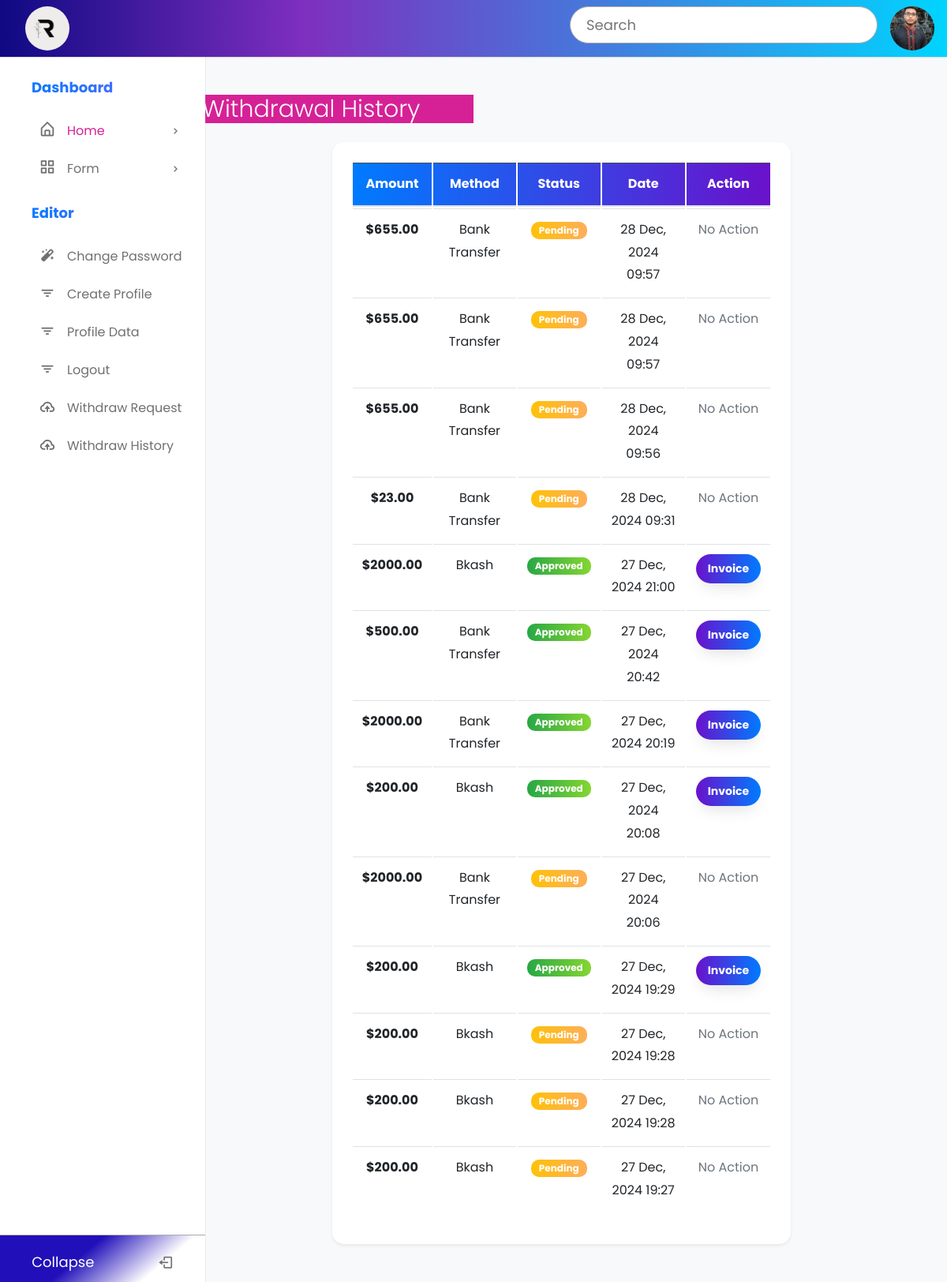
The app's page /withdrawal-history/ (signed in) with its own data.
### app/models.py (models this page shows, shortened)
class SiteSettings(models.Model):
    logo = models.ImageField(upload_to='logos/' , null=True , blank=True)
    banner = models.ImageField(upload_to='banner/' , null=True,blank=True)

class Customer_model(models.Model):
    user = models.ForeignKey(User, on_delete=models.CASCADE,blank=True, null=True )
    firstname = models.CharField(max_length=200)
    lastname = models.CharField(max_length=200)
    age = models.IntegerField()
    dob = models.DateField()
    gender = models.CharField(max_length=10, blank=True, null=True,choices=[('male', 'Male'), ('female', 'Female'), ('others', 'Others')])
    email = models.EmailField()
    address = models.CharField(max_length=255)
    address2 = models.CharField(max_length=255, blank=True, null=True)
    area_code = models.CharField(max_length=10,blank=True, null=True)
    phone = models.CharField(max_length=15)
    postal_code = models.CharField(max_length=10)
    city = models.CharField(max_length=100)
    signature = models.ImageField(upload_to='signatures/', null=True, blank=True)
    terms_accepted = models.BooleanField(default=False ,  null=True, blank=True)

class Withdraw(models.Model):
    PAYMENT_METHOD_CHOICES = [
        ('Bank', 'Bank Transfer'),
        ('Paypal', 'Paypal'),
        ('Bkash', 'Bkash'),
        ('Nagad', 'Nagad'),
        ('Crypto', 'Cryptocurrency'),
        ('Other', 'Other'),
    ]
    STATUS_CHOICES = [
        ('Pending', 'Pending'),
        ('Approved', 'Approved'),
        ('Rejected', 'Rejected'),
    ]
    user = models.ForeignKey(User, on_delete=models.CASCADE, related_name='withdrawals')
    amount = models.DecimalField(max_digits=10, decimal_places=2)
    method = models.CharField(max_length=50, choices=PAYMENT_METHOD_CHOICES)
    Account_number = models.CharField(max_length=50, blank=True)
    created_at = models.DateTimeField(auto_now_add=True)
    status = models.CharField(max_length=10, choices=STATUS_CHOICES, default='Pending')

### app/views.py (the view, shortened to what this page needs)
# urls.py: path('withdrawal-history/', withdrawal_history, name='withdrawal_history'),
@login_required
def withdrawal_history(request):
    withdrawals = Withdraw.objects.filter(user=request.user).order_by('-created_at')
    context = {
        'withdrawals': withdrawals
    }
    return render(request, 'withdrawal_history.html', context)

### app/templatetags/custom_tags.py (called while the page is built)
@register.simple_tag
def get_site_logo():
    try:
        settings = SiteSettings.objects.first()
        if settings and settings.logo:
            return settings.logo.url
    except SiteSettings.DoesNotExist:
        return ''
    return ''

@register.simple_tag(takes_context=True)
def profile_pic(context):
    request = context['request']
    try:
        customer = Customer_model.objects.filter(user=request.user).first()
        if customer.signature:
            return customer.signature.url
    except Customer_model.DoesNotExist:
        return ''
    return ''

### app/templates/withdrawal_history.html (shortened to what this page needs)
{% extends "base.html" %}
{% block main %}
<div class="container my-5">
    <h4 class="text-center text-white mb-4 Customer-re bg-primary display-4">Withdrawal History</h4>
    <div class="row justify-content-center">
        <div class="col-12 col-lg-8">
            <div class="card shadow-sm border-0 rounded-4">
                <div class="card-body p-4">
                    <table class="table table-responsive-md table-hover">
                        <thead class="table-dark text-center">
                            <tr class="main_row">
                                <th>Amount</th>
                                <th>Method</th>
                                <th>Status</th>
                                <th>Date</th>
                                <th>Action</th>
                            </tr>
                        </thead>
                        <tbody>
                            {% for withdrawal in withdrawals %}
                                <tr class="text-center align-middle hover-row">
                                    <td><strong>${{ withdrawal.amount }}</strong></td>
                                    <td>{{ withdrawal.get_method_display }}</td>
                                    <td>
                                        {% if withdrawal.status == 'Approved' %}
                                            <span class="badge status-badge bg-gradient-success">Approved</span>
                                        {% elif withdrawal.status == 'Pending' %}
                                            <span class="badge status-badge bg-gradient-warning">Pending</span>
                                        {% elif withdrawal.status == 'Rejected' %}
                                            <span class="badge status-badge bg-gradient-danger">Rejected</span>
                                        {% endif %}
                                    </td>
                                    <td>{{ withdrawal.created_at|date:"d M, Y H:i" }}</td>
                                    <td>
                                        {% if withdrawal.status == 'Approved' %}
                                            <form action="{% url 'generate_invoice' withdrawal.id %}" method="GET" class="d-inline">
                                                <button type="submit" class="btn custom-btn btn-sm">
                                                     Invoice
                                                </button>
                                            </form>
                                        {% else %}
                                            <span class="text-muted">No Action</span>
                                        {% endif %}
                                    </td>
                                </tr>
                            {% empty %}
                                <tr>
                                    <td colspan="5" class="text-center text-muted">
                                        No withdrawal records found.
                                    </td>
                                </tr>
                            {% endfor %}
                        </tbody>
                    </table>
                </div>
            </div>
        </div>
    </div>
</div>
{% endblock main %}

### app/templates/base.html (shortened to what this page needs)
<!DOCTYPE html>
{%load static%}
{% load custom_tags %}
<html lang="en">
<head>
  <link href="https://unpkg.com/boxicons@2.1.4/css/boxicons.min.css" rel="stylesheet" />
  <link rel="stylesheet" href="{% static 'style.css'%}" />
  <link rel="stylesheet" href="{% static 'styleconForm.css'%}" />
  <link rel="stylesheet" href="https://stackpath.bootstrapcdn.com/font-awesome/4.7.0/css/font-awesome.min.css">
</head>
<body>
  <nav id="navbar1" class="navbar">
    <div class="navbar_content searchand-image">
      <div class="logo_item">
        <a href="{% url 'index' %}">
          <img class="logo_image"  height="150px" width="150px" src="{% get_site_logo %}" alt="CodingNepal">
        </a>
      </div>
      <div class="profileimagSearch">
        <div class="search_bar " style="display: flex;">
          <input type="text" placeholder="Search" />
        </div>
        {% if request.user.is_authenticated %}
        <img  src="{% profile_pic %}" alt="" class="profile" />
        {% else %}
        <img   src="{% static 'image/unknow.png' %}" alt="" class="profile" />
        {% endif %}
      </div>
    </div>
  </nav>
  <nav class="sidebar">
    <div class="menu_content">
      <ul class="menu_items">
        <div class="menu_title text-gradient  menu_dahsboard"></div>
        <li class="item">
          <div class="nav_link submenu_item">
            <span class="navlink_icon">
              <i class="bx bx-home-alt"></i>
            </span>
            <span  class="navlink "><a href="{% url 'home'%}"> Home</a></span>
            <i class="bx bx-chevron-right arrow-left"></i>
          </div>
        </li>
        <li class="item">
          <div href="#" class="nav_link submenu_item">
            <span class="navlink_icon">
              <i class="bx bx-grid-alt"></i>
            </span>
            <span class="navlink">Form</span>
            <i class="bx bx-chevron-right arrow-left"></i>
          </div>
        </li>
      </ul>
      <ul class="  menu_items">
        <div class=" text-gradient menu_title menu_editor"></div>
        <li class="item">
          <a href="{% url 'passwordchange'%}" class="nav_link">
            <span class="navlink_icon">
              <i class="bx bxs-magic-wand"></i>
            </span>
            <span class="navlink">Change Password</a></span>
        </li>
        <li class="item">
          <a href="{% url 'profile' %}" class="nav_link">
            <span class="navlink_icon">
              <i class="bx bx-filter"></i>
            </span>
            <span class="navlink">Create Profile</span>
          </a>
          <a href="{% url 'show_customer_data'%}" class="nav_link">
            <span class="navlink_icon">
              <i class="bx bx-filter"></i>
            </span>
            <span class="navlink">Profile Data</span>
          </a>
        </li>
        <li class="item">
          <a href="#" class="nav_link" onclick="document.getElementById('logout-form').submit();">
            <span class="navlink_icon">
              <i class="bx bx-filter"></i>
            </span>
            <span class="navlink">Logout</span>
          </a>
        </li>
        <li class="item">
        <li class="item">
          <a href="{% url 'withdraw'%}" class="nav_link">
            <span class="navlink_icon">
              <i class="bx bx-cloud-upload"></i>
            </span>
            <span class="navlink">Withdraw Request</span>
          </a>
        </li>
        <li class="item">
        <li class="item">
          <a href="{% url 'withdrawal_history'%}" class="nav_link">
            <span class="navlink_icon">
              <i class="bx bx-cloud-upload"></i>
            </span>
            <span class="navlink">Withdraw  History</span>
          </a>
        </li>
      </ul>
      <div class="bottom_content ">
        <div class="bottom expand_sidebar bottom_content1">
          <span class="text-white"> Expand</span>
          <i class='bx bx-log-in'></i>
        </div>
        <div class="bottom collapse_sidebar bottom_content1 ">
          <span class="text-white" > Collapse</span>
          <i class='bx bg-black bx-log-out'></i>
        </div>
      </div>
    </div>
  </nav>
  {%block main%}
  {%endblock main%}
</body>
</html>

### app/static/style.css (style rules this page uses)
* { margin: 0; padding: 0; box-sizing: border-box; font-family: "Poppins", sans-serif; }
:root { --white-color: #fff; --blue-color: #4070f4; --grey-color: #707070; --grey-color-light: #aaa; }
body { background-color: #e7f2fd; transition: all 0.5s ease; }
.navbar { position: fixed; top: 0; width: 100%; left: 0; background-color: var(--white-color); display: flex; align-items: center; justify-content: space-between; padding: 15px 30px; z-index: 1000; box-shadow: 0 0 2px var(--grey-color-light); }
.logo_item { display: flex; align-items: center; column-gap: 10px; font-size: 22px; font-weight: 500; color: var(--blue-color); }
.navbar img { width: 35px; height: 35px; border-radius: 50%; }
.search_bar { height: 47px; max-width: 430px; width: 100%; }
.search_bar input { height: 100%; width: 100%; border-radius: 25px; font-size: 18px; outline: none; background-color: var(--white-color); color: var(--grey-color); border: 1px solid var(--grey-color-light); padding: 0 20px; }
.navbar_content { display: flex; align-items: center; column-gap: 25px; }
.sidebar { background-color: var(--white-color); width: 260px; position: fixed; top: 0; left: 0; height: 100%; padding: 80px 20px; z-index: 100; overflow-y: scroll; box-shadow: 0 0 1px var(--grey-color-light); transition: all 0.5s ease; }
.menu_content { position: relative; }
.menu_title { margin: 15px 0; padding: 0 20px; font-size: 18px; }
.menu_title::before { color: var(--grey-color); white-space: nowrap; }
.menu_dahsboard::before { content: "Dashboard"; }
.menu_editor::before { content: "Editor"; }
.menu_items { padding: 0; list-style: none; }
.navlink_icon { position: relative; font-size: 22px; min-width: 50px; line-height: 40px; display: inline-block; text-align: center; border-radius: 6px; }
.navlink_icon::before { content: ""; position: absolute; height: 100%; width: calc(100% + 100px); left: -20px; }
.sidebar .nav_link { display: flex; align-items: center; width: 100%; padding: 4px 15px; border-radius: 8px; text-decoration: none; color: var(--grey-color); white-space: nowrap; }
.submenu_item { cursor: pointer; }
.submenu_item .arrow-left { position: absolute; right: 10px; display: inline-block; margin-right: auto; }
.bottom_content { position: fixed; bottom: 60px; left: 0; width: 260px; cursor: pointer; transition: all 0.5s ease; }
.bottom { position: absolute; display: flex; align-items: center; left: 0; justify-content: space-around; padding: 18px 0; text-align: center; width: 100%; color: var(--grey-color); border-top: 1px solid var(--grey-color-light); background-color: var(--white-color); }
.bottom i { font-size: 20px; }
.bottom span { font-size: 18px; }

### app/templates/base.html (style rules this page uses)
.searchand-image { flex-direction: row !important; justify-content: space-between !important; width: 100%; }
.text-gradient { font-weight: bold; background: linear-gradient(to right, #007bff, #6c63ff); -webkit-background-clip: text; -webkit-text-fill-color: transparent; }
.profileimagSearch { display: flex; }
.logo_image , .profileimagSearch img { width: 3.5rem !important; height: 3.5rem !important; margin-left: 1rem; }
#navbar1 { background: rgb(2,0,36); background: linear-gradient(90deg, rgb(15, 9, 131) 0%, rgba(126,47,190,1) 32%, rgba(0,212,255,1) 100%, rgba(0,212,255,1) 100%); }
.bottom_content1 { background: rgb(255,255,255); background: linear-gradient(320deg, rgba(255,255,255,1) 27%, rgb(33, 16, 185) 61%); }

### records on screen
SiteSettings: logo (picture)
Withdraw: amount "655.00", method "Bank Transfer", status "Pending", created_at "28 Dec, 2024 09:57"
Withdraw: amount "655.00", method "Bank Transfer", status "Pending", created_at "28 Dec, 2024 09:57"
Withdraw: amount "655.00", method "Bank Transfer", status "Pending", created_at "28 Dec, 2024 09:56"
Withdraw: amount "23.00", method "Bank Transfer", status "Pending", created_at "28 Dec, 2024 09:31"
Withdraw: amount "2000.00", method "Bkash", status "Approved", created_at "27 Dec, 2024 21:00"
Withdraw: amount "500.00", method "Bank Transfer", status "Approved", created_at "27 Dec, 2024 20:42"
Withdraw: amount "2000.00", method "Bank Transfer", status "Approved", created_at "27 Dec, 2024 20:19"
Withdraw: amount "200.00", method "Bkash", status "Approved", created_at "27 Dec, 2024 20:08"
Withdraw: amount "2000.00", method "Bank Transfer", status "Pending", created_at "27 Dec, 2024 20:06"
Withdraw: amount "200.00", method "Bkash", status "Approved", created_at "27 Dec, 2024 19:29"
Withdraw: amount "200.00", method "Bkash", status "Pending", created_at "27 Dec, 2024 19:28"
Withdraw: amount "200.00", method "Bkash", status "Pending", created_at "27 Dec, 2024 19:28"
Withdraw: amount "200.00", method "Bkash", status "Pending", created_at "27 Dec, 2024 19:27"
